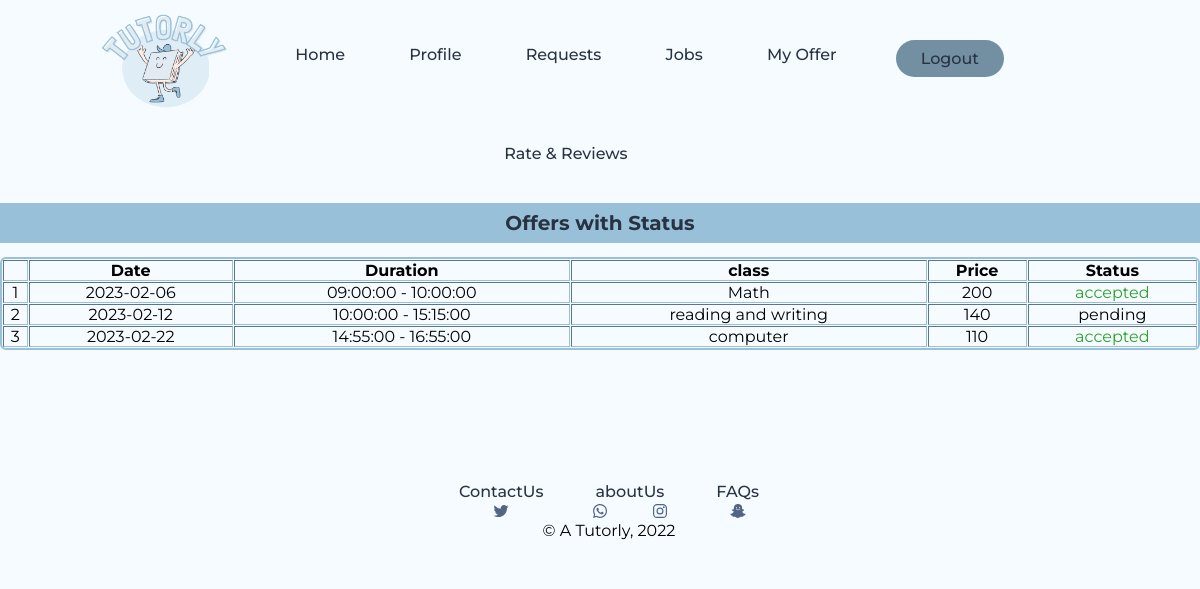
Page /php_files/offerNstatue.php (signed in) on the committed database.
### tables this page shows
CREATE TABLE `offer` (
  `id` int(30) NOT NULL,
  `price` int(110) NOT NULL,
  `tutorName` varchar(200) NOT NULL,
  `RequestID` int(11) NOT NULL,
  `offerstatus` varchar(2000) NOT NULL,
  `tutorEmail` varchar(100) NOT NULL,
  `startDate` date NOT NULL,
  `startTime` time NOT NULL,
  `endTime` time NOT NULL
);

CREATE TABLE `requests` (
  `TypeOfClass` varchar(100) NOT NULL,
  `ID` int(11) NOT NULL,
  `status` varchar(100) NOT NULL,
  `parentEmail` varchar(255) DEFAULT NULL,
  `startDate` date NOT NULL,
  `startTime` time NOT NULL,
  `endTime` time NOT NULL,
  `comments` text NOT NULL,
  `created_at` datetime NOT NULL DEFAULT current_timestamp() ON UPDATE current_timestamp()
);

### php_files/query.php (called while the page is built, shortened)
<?php
$servername = "localhost";
$username = "root";
$password = "";
$dbname = "381";
$conn = mysqli_connect($servername, $username, $password, $dbname);
function get_requests($email)
{
    global $conn;
    $sql = "SELECT requests.TypeOfClass, requests.startTime, requests.endTime, requests.startDate, requests.startDate, offer.price, offer.offerstatus FROM `requests`, `offer` WHERE  requests.ID = offer.RequestID AND offer.tutorEmail = '" . $email . "'";
    $result = mysqli_query($conn, $sql);
    return $result;
}

### php_files/offerNstatue.php (the view, shortened to what this page needs)
<?php
require("../php_files/query.php");
$requests = get_requests($_SESSION['email']);
?>
<?php include("tutorHeader.php"); ?>
<!DOCTYPE html>
<html lang="en">
<head>
    <link rel ="stylesheet" type="text/css" href = "../css_files/common.css">
</head>
<body>
  <h2> Offers with Status</h2> <br>
<table class="tableS" border ="1">
<thead>
  <tr> <th> </th> <th>Date </th><th> Duration</th><th>class </th><th> Price</th><th> Status</th></tr>
</thead>
<tbody>
<?php
      $count = 1;
      while ($row = mysqli_fetch_assoc($requests)) {
        echo '
            <tr>
              <td>' . $count . '</td>
              <td>' . $row["startDate"] . '</td>
              <td>' . $row["startTime"] . " - " . $row["endTime"] . '</td>
              <td>' . $row["TypeOfClass"] . '</td>
              <td> ' . $row["price"] . '</td>';
        if (strtolower($row["offerstatus"]) == "accepted")
          echo '<td class="Green">' . $row["offerstatus"] . '</td>';
        else if (strtolower($row["offerstatus"]) == "pending")
          echo '<td class="black">' . $row["offerstatus"] . '</td>';
        else if (strtolower($row["offerstatus"]) == "rejected")
          echo '<td class="Red">' . $row["offerstatus"] . '</td>';
        echo '</tr>';
         $count = $count +1;
      }
      ?>
</tbody>
</table>
<?php include("footer.php");?>
</body>
</html>

### css_files/common.css (style rules this page uses)
* { box-sizing: border-box; margin: 0; padding : 0; background-color: #F5FBFF; font-family: "Montserrat", sans-serif; }
h2 { height: 40px; background-color:#98C1D9; color: #293241; text-align: center; padding: 8px; font-weight: bold; font-size: 20px; margin: -5px; }
html, body { height:100%; width: 100%; margin: 0; display: table; }

### php_files/offerNstatue.php (style rules this page uses)
.tableS { border-spacing: 1; background-color: #98C1D9(248, 250, 219); border-radius: 6px; overflow: hidden; max-width: 1300px; width: 100%; margin: 0 auto; position: relative; border-style: solid; border: 2px solid; text-align: center; border-color: #98C1D9; }
.Green { color: #2ca12c }
.black { color:black; }

### rows in the picture
offer: RequestID.startDate "2023-02-06", RequestID.startTime "09:00:00", RequestID.endTime "10:00:00", RequestID.TypeOfClass "Math", price "200", offerstatus "accepted"
offer: RequestID.startDate "2023-02-12", RequestID.startTime "10:00:00", RequestID.endTime "15:15:00", RequestID.TypeOfClass "reading and writing", price "140", offerstatus "pending"
offer: RequestID.startDate "2023-02-22", RequestID.startTime "14:55:00", RequestID.endTime "16:55:00", RequestID.TypeOfClass "computer", price "110", offerstatus "accepted"
